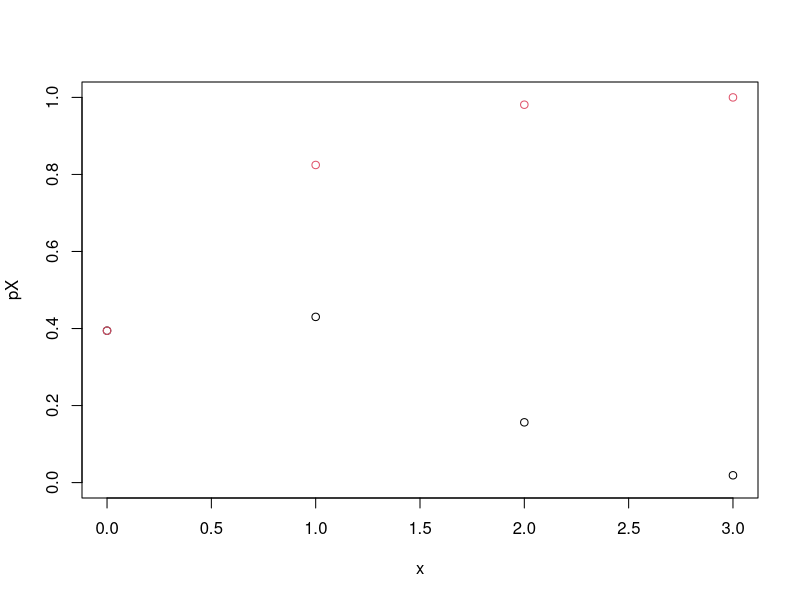

This figure's R source: (Note: this script raises an error after producing the figure.)
# EJ 1 
# Proba puntual y FDA

x <- c(0,1,2,3)
pX <- rep(0,4)


pX[1] <- 11*11*11/(15*15*15)
pX[2] <- 3*4*11*11/(15*15*15)
pX[3] <- 3*4*4*11/(15*15*15)
pX[4] <- 4*4*4/(15*15*15)

FX <- c(pX[1], pX[1]+pX[2], pX[1]+pX[2]+pX[3], pX[1]+pX[2]+pX[3]+pX[4])
FX

plot(x,pX, ylim=c(0,1))
points(x, FX, ylim=c(0,1), col=2)

# Ej 2
Xprima <- c(rep(1,3), rep(3,1), rep(6,2), rep(12, 4))
sample(Xprima, 5, replace = TRUE)

muestra <- sample(Xprima, 10000, replace = TRUE)
length(muestra[muestra == 1])/10000
vectorproba <- c(0.3,0.1,0.2,0.4)
rango <- c(1,3,6,12)
muestra <- sample(rango, 5, replace=TRUE, prob=vectorproba)

muestra10000 <- sample(rango, 10000, replace=TRUE, prob=vectorproba)
k <- 1
proba <- rep(0,4)
for (r in rango){
  proba[k] <- length(muestra10000[muestra10000==r])/10000
  k <- k+1
}
proba

# Ej 8 ( Binomial )
pbinom(20,25,0.7)
pbinom(24,25,0.7)-pbinom(19,25,0.7)
sum(dbinom(0:20,25,0.7))
sum(dbinom(20:24,25,0.7))
sum(dbinom(20,25,0.7))+sum(dbinom(21,25,0.7))+sum(dbinom(22,25,0.7))+sum(dbinom(23,25,0.7))+sum(dbinom(24,25,0.7))
25*0.7
25*07*0.3

# Ej 11 (HG)  

dhyper(6, 35, 15, 10)
dbinom(6,10,35/50)

# Ej 12 (Ge)
1-pgeom(3, 1/19)
1-sum(dgeom(0:3,1/19))

# Ej 15 (Poisson)
1-ppois(3,2)
1-ppois(4,2)
rango <- c(0,1,2,3,4)
for (i in range(4)) {
  x<-ppois(i,2)
  x
}


# ej 16
1-dbinom(0,1000,0.001)
# si n->inf y p-> 0 Bi = Pois(n*p)
1-ppois(0,1)
1-(1/exp(1))
dpois(3,1)
dbinom(3,1000,0.001)


# ej 17
dpois(0,4)
vec<-0:6
for (i in 0:6){
  lista<-c(0,6)
  pois<-dpois(i,4)
  print(i)
  print(pois)
  lista[i]<-pois
}
table(vec,lista)
length(lista)
lista

# ej 19 (POiss)
ppois(4,2,5)
ppois(6,5)

